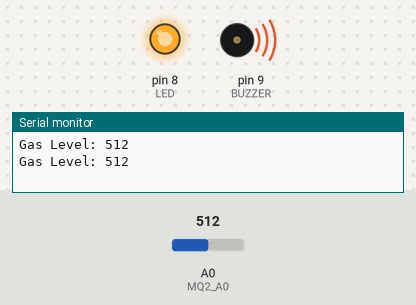
Simulated run of this sketch. Board: Arduino Uno, built with avr-gcc and run on an emulated ATmega328P. Parts: output pins drawn as LEDs (lit = HIGH), buzzer (waves = sounding, pin HIGH), the last lines printed to the serial monitor. The test bench sets the inputs (shaded band); at power-on: A0 (MQ2_A0) = 512.

Above: at 3.8 s.
3.9 s: A0 (MQ2_A0) set to 56
7.8 s: A0 (MQ2_A0) set to 45
At 10.4 s:
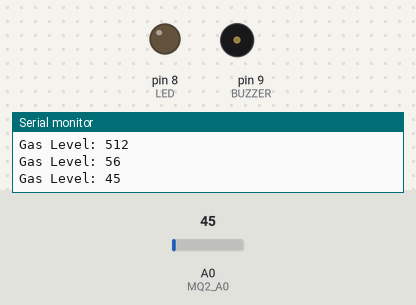
11.7 s: A0 (MQ2_A0) set to 122
At 12.7 s:
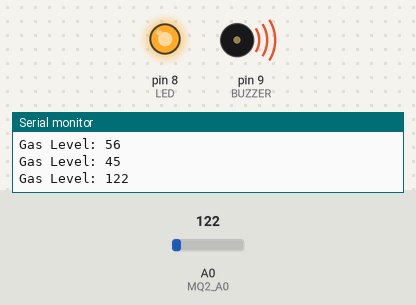
15.6 s: A0 (MQ2_A0) set to 40
At 18.5 s:
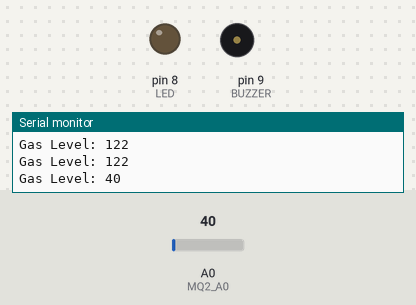
Timing chart, 0 to 20.0 s (numbered marks = the images above; inputs shaded):
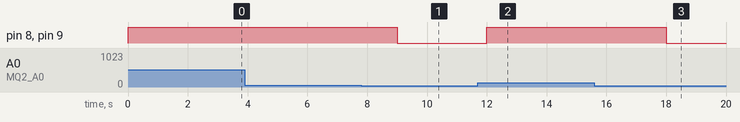

The sketch:

MQ2_Gas_Detector_With_Led_Buzzer.ino
```cpp
#define MQ2_A0 A0  // Analog pin for MQ2 sensor
#define LED 8      // LED output pin
#define BUZZER 9   // Buzzer output pin
#define GAS_THRESHOLD 50  // Adjust threshold based on testing

void setup() {
    pinMode(LED, OUTPUT);
    pinMode(BUZZER, OUTPUT);
    pinMode(MQ2_A0, INPUT);
    Serial.begin(9600);
}

void loop() {
    int gasValue = analogRead(MQ2_A0);
    Serial.print("Gas Level: ");
    Serial.println(gasValue);

    if (gasValue > GAS_THRESHOLD) {
        digitalWrite(LED, HIGH);
        digitalWrite(BUZZER, HIGH);
    } else {
        digitalWrite(LED, LOW);
        digitalWrite(BUZZER, LOW);
    }

    delay(3000); // Read every 1000ms
}
```

Measured:
- the behaviour switches between 51 and 50 on A0 (MQ2_A0) (found by bisection; images 0 and 1)
- after the input at 7.8 s, pin 8 (LED), pin 9 (BUZZER): HIGH → LOW after 1.2 s
- after the input at 11.7 s, pin 8 (LED), pin 9 (BUZZER): LOW → HIGH after 0.30 s
- after the input at 15.6 s, pin 8 (LED), pin 9 (BUZZER): HIGH → LOW after 2.4 s
